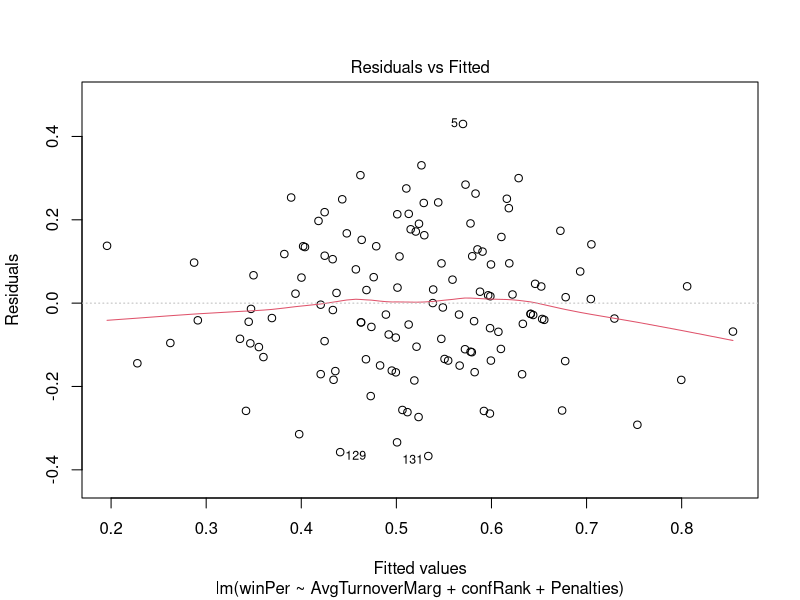
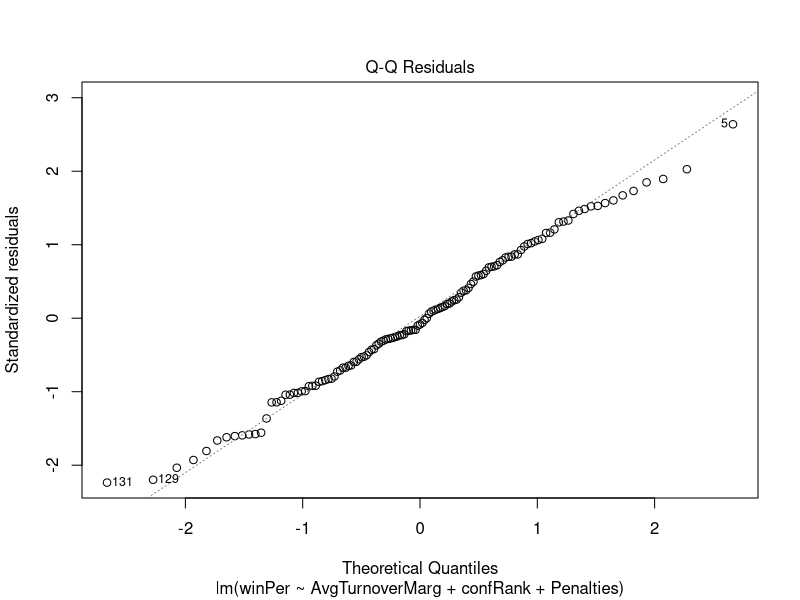
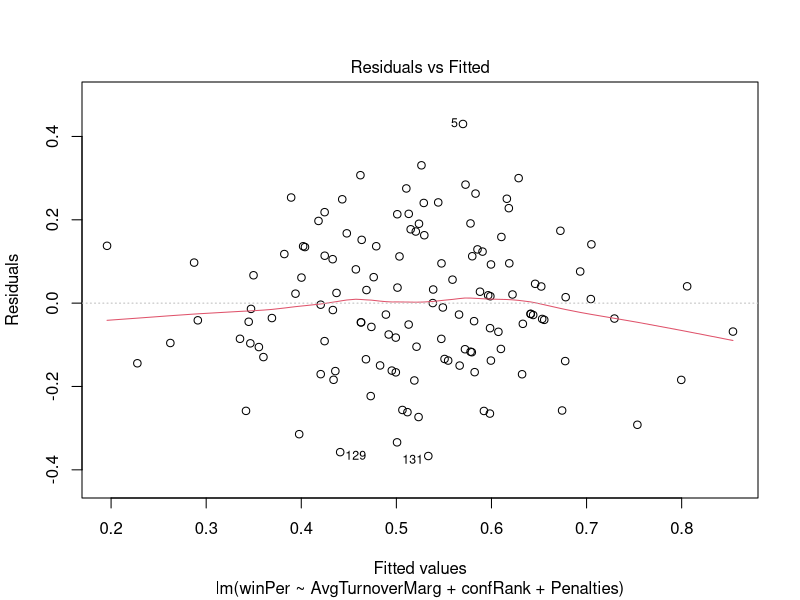
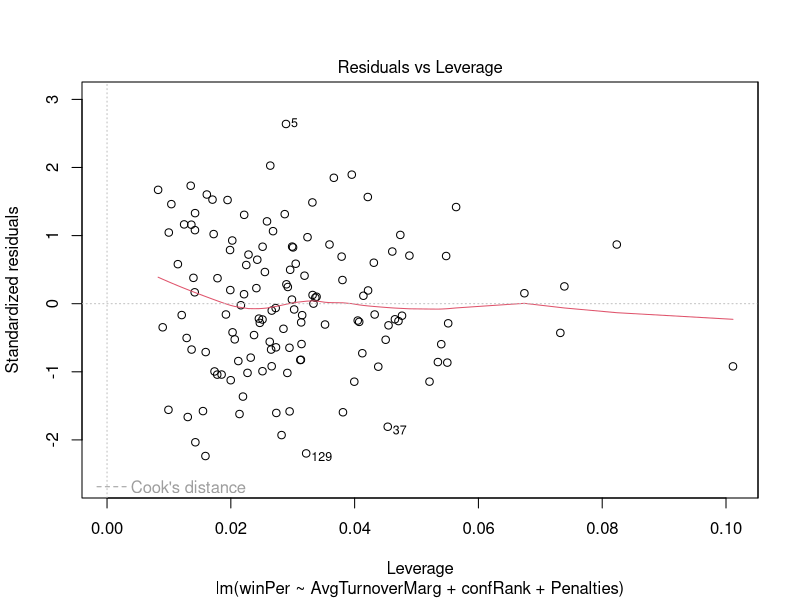

Write R code to recreate these figures, in order.
## ---- chunk 1
#| message: false
#| warning: false
library(tidyverse)
library(readxl)
library(skimr)
library(dplyr)
library(nnet)
library(car)
## ---- chunk 2
#| message: false
#| warning: false
football <- readxl::read_excel("football.xlsx")
football <- football |>
  mutate(AvgTurnoverMarg = Avg_Turnover_Margin_per_Game) |>
  select(-Avg_Turnover_Margin_per_Game) |>
  separate_wider_delim(Team, names = c("TeamName", "conference"), delim = "(", too_many = "merge") |>
  mutate(TeamName = str_replace_all(TeamName, "_", "")) |>
  mutate(conference = str_replace_all(conference, "/", "_")) |>
  rename_all(~str_replace_all(., "/", "_per_")) |>
  mutate(conference = str_remove_all(conference, "\\)")) |>
  select(TeamName, conference, winPer, AvgTurnoverMarg, Sacks, Penalties)
#create numeric rank variable for conference, rankings by bleacherreport
football <- football |>
  mutate(confRank = if_else(conference == "SEC", 1, 
                    if_else(conference == "Big_Ten", 2,
                    if_else(conference == "Big_12", 3,
                    if_else(conference == "Pac_12", 4,
                    if_else(conference == "ACC" | conference == "FL_(ACC" 
                            | TeamName == "NotreDame", 5,
                    if_else(conference == "AAC", 6,
                    if_else(conference == "Sun_Belt", 7,
                    if_else(conference == "Mountain_West", 8,
                    if_else(conference == "C_USA", 9,
                    if_else(conference == "MAC", 10, 10)))))))))))

## ---- chunk 3
skim(football)
## ---- chunk 4
fbmodel <- lm(winPer ~ AvgTurnoverMarg + confRank + Penalties, data = football)
summary(fbmodel)
## ---- chunk 5
vif(fbmodel)
## ---- chunk 6
plot(fbmodel, which = 1)
## ---- chunk 7
plot(fbmodel, which = 2)
## ---- chunk 8
plot(fbmodel, which = 1)
plot(fbmodel, which = 5)
## ---- chunk 9
summary(fbmodel)
